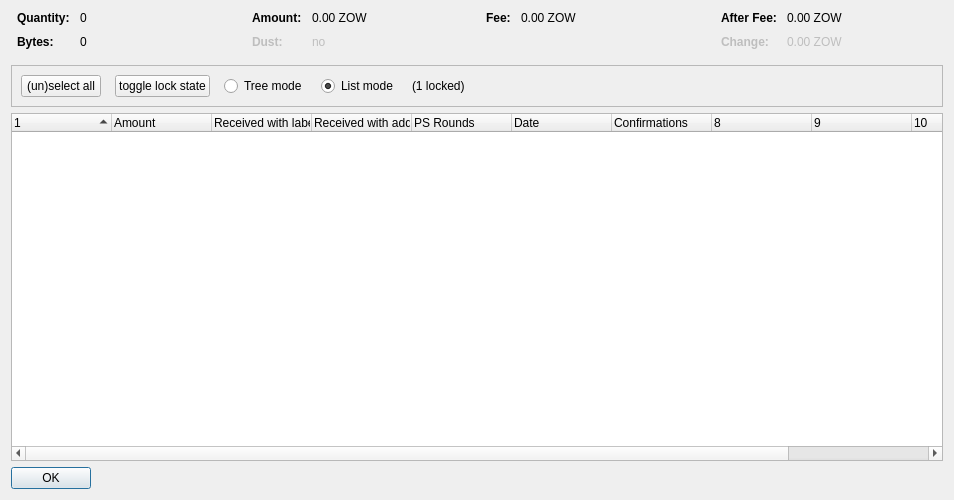
<?xml version="1.0" encoding="UTF-8"?>
<ui version="4.0">
 <class>CoinControlDialog</class>
 <widget class="QDialog" name="CoinControlDialog">
  <property name="geometry">
   <rect>
    <x>0</x>
    <y>0</y>
    <width>954</width>
    <height>500</height>
   </rect>
  </property>
  <property name="windowTitle">
   <string>Coin Selection</string>
  </property>
  <layout class="QVBoxLayout" name="verticalLayout">
   <item>
    <layout class="QHBoxLayout" name="horizontalLayoutTop" stretch="0,0,0,0">
     <property name="topMargin">
      <number>0</number>
     </property>
     <property name="bottomMargin">
      <number>10</number>
     </property>
     <item>
      <layout class="QFormLayout" name="formLayoutCoinControl1">
       <property name="horizontalSpacing">
        <number>10</number>
       </property>
       <property name="verticalSpacing">
        <number>10</number>
       </property>
       <property name="leftMargin">
        <number>6</number>
       </property>
       <property name="rightMargin">
        <number>6</number>
       </property>
       <item row="0" column="0">
        <widget class="QLabel" name="labelCoinControlQuantityText">
         <property name="font">
          <font>
           <weight>75</weight>
           <bold>true</bold>
          </font>
         </property>
         <property name="text">
          <string>Quantity:</string>
         </property>
        </widget>
       </item>
       <item row="0" column="1">
        <widget class="QLabel" name="labelCoinControlQuantity">
         <property name="cursor">
          <cursorShape>IBeamCursor</cursorShape>
         </property>
         <property name="contextMenuPolicy">
          <enum>Qt::ActionsContextMenu</enum>
         </property>
         <property name="text">
          <string notr="true">0</string>
         </property>
         <property name="textInteractionFlags">
          <set>Qt::LinksAccessibleByMouse|Qt::TextSelectableByKeyboard|Qt::TextSelectableByMouse</set>
         </property>
        </widget>
       </item>
       <item row="1" column="0">
        <widget class="QLabel" name="labelCoinControlBytesText">
         <property name="font">
          <font>
           <weight>75</weight>
           <bold>true</bold>
          </font>
         </property>
         <property name="text">
          <string>Bytes:</string>
         </property>
        </widget>
       </item>
       <item row="1" column="1">
        <widget class="QLabel" name="labelCoinControlBytes">
         <property name="cursor">
          <cursorShape>IBeamCursor</cursorShape>
         </property>
         <property name="contextMenuPolicy">
          <enum>Qt::ActionsContextMenu</enum>
         </property>
         <property name="text">
          <string notr="true">0</string>
         </property>
         <property name="textInteractionFlags">
          <set>Qt::LinksAccessibleByMouse|Qt::TextSelectableByKeyboard|Qt::TextSelectableByMouse</set>
         </property>
        </widget>
       </item>
      </layout>
     </item>
     <item>
      <layout class="QFormLayout" name="formLayoutCoinControl2">
       <property name="horizontalSpacing">
        <number>10</number>
       </property>
       <property name="verticalSpacing">
        <number>10</number>
       </property>
       <property name="leftMargin">
        <number>6</number>
       </property>
       <property name="rightMargin">
        <number>6</number>
       </property>
       <item row="0" column="0">
        <widget class="QLabel" name="labelCoinControlAmountText">
         <property name="font">
          <font>
           <weight>75</weight>
           <bold>true</bold>
          </font>
         </property>
         <property name="text">
          <string>Amount:</string>
         </property>
        </widget>
       </item>
       <item row="0" column="1">
        <widget class="QLabel" name="labelCoinControlAmount">
         <property name="cursor">
          <cursorShape>IBeamCursor</cursorShape>
         </property>
         <property name="contextMenuPolicy">
          <enum>Qt::ActionsContextMenu</enum>
         </property>
         <property name="text">
          <string notr="true">0.00 ZOW</string>
         </property>
         <property name="textInteractionFlags">
          <set>Qt::LinksAccessibleByMouse|Qt::TextSelectableByKeyboard|Qt::TextSelectableByMouse</set>
         </property>
        </widget>
       </item>
       <item row="1" column="0">
        <widget class="QLabel" name="labelCoinControlLowOutputText">
         <property name="enabled">
          <bool>false</bool>
         </property>
         <property name="font">
          <font>
           <weight>75</weight>
           <bold>true</bold>
          </font>
         </property>
         <property name="text">
          <string>Dust:</string>
         </property>
        </widget>
       </item>
       <item row="1" column="1">
        <widget class="QLabel" name="labelCoinControlLowOutput">
         <property name="enabled">
          <bool>false</bool>
         </property>
         <property name="cursor">
          <cursorShape>IBeamCursor</cursorShape>
         </property>
         <property name="contextMenuPolicy">
          <enum>Qt::ActionsContextMenu</enum>
         </property>
         <property name="text">
          <string notr="true">no</string>
         </property>
         <property name="textInteractionFlags">
          <set>Qt::LinksAccessibleByMouse|Qt::TextSelectableByKeyboard|Qt::TextSelectableByMouse</set>
         </property>
        </widget>
       </item>
      </layout>
     </item>
     <item>
      <layout class="QFormLayout" name="formLayoutCoinControl3">
       <property name="horizontalSpacing">
        <number>10</number>
       </property>
       <property name="verticalSpacing">
        <number>10</number>
       </property>
       <property name="leftMargin">
        <number>6</number>
       </property>
       <property name="rightMargin">
        <number>6</number>
       </property>
       <item row="0" column="0">
        <widget class="QLabel" name="labelCoinControlFeeText">
         <property name="font">
          <font>
           <weight>75</weight>
           <bold>true</bold>
          </font>
         </property>
         <property name="text">
          <string>Fee:</string>
         </property>
        </widget>
       </item>
       <item row="0" column="1">
        <widget class="QLabel" name="labelCoinControlFee">
         <property name="cursor">
          <cursorShape>IBeamCursor</cursorShape>
         </property>
         <property name="contextMenuPolicy">
          <enum>Qt::ActionsContextMenu</enum>
         </property>
         <property name="text">
          <string notr="true">0.00 ZOW</string>
         </property>
         <property name="textInteractionFlags">
          <set>Qt::LinksAccessibleByMouse|Qt::TextSelectableByKeyboard|Qt::TextSelectableByMouse</set>
         </property>
        </widget>
       </item>
      </layout>
     </item>
     <item>
      <layout class="QFormLayout" name="formLayoutCoinControl4">
       <property name="horizontalSpacing">
        <number>10</number>
       </property>
       <property name="verticalSpacing">
        <number>10</number>
       </property>
       <property name="leftMargin">
        <number>6</number>
       </property>
       <property name="rightMargin">
        <number>6</number>
       </property>
       <item row="0" column="0">
        <widget class="QLabel" name="labelCoinControlAfterFeeText">
         <property name="font">
          <font>
           <weight>75</weight>
           <bold>true</bold>
          </font>
         </property>
         <property name="text">
          <string>After Fee:</string>
         </property>
        </widget>
       </item>
       <item row="0" column="1">
        <widget class="QLabel" name="labelCoinControlAfterFee">
         <property name="cursor">
          <cursorShape>IBeamCursor</cursorShape>
         </property>
         <property name="contextMenuPolicy">
          <enum>Qt::ActionsContextMenu</enum>
         </property>
         <property name="text">
          <string notr="true">0.00 ZOW</string>
         </property>
         <property name="textInteractionFlags">
          <set>Qt::LinksAccessibleByMouse|Qt::TextSelectableByKeyboard|Qt::TextSelectableByMouse</set>
         </property>
        </widget>
       </item>
       <item row="1" column="0">
        <widget class="QLabel" name="labelCoinControlChangeText">
         <property name="enabled">
          <bool>false</bool>
         </property>
         <property name="font">
          <font>
           <weight>75</weight>
           <bold>true</bold>
          </font>
         </property>
         <property name="text">
          <string>Change:</string>
         </property>
        </widget>
       </item>
       <item row="1" column="1">
        <widget class="QLabel" name="labelCoinControlChange">
         <property name="enabled">
          <bool>false</bool>
         </property>
         <property name="cursor">
          <cursorShape>IBeamCursor</cursorShape>
         </property>
         <property name="contextMenuPolicy">
          <enum>Qt::ActionsContextMenu</enum>
         </property>
         <property name="text">
          <string notr="true">0.00 ZOW</string>
         </property>
         <property name="textInteractionFlags">
          <set>Qt::LinksAccessibleByMouse|Qt::TextSelectableByKeyboard|Qt::TextSelectableByMouse</set>
         </property>
        </widget>
       </item>
      </layout>
     </item>
    </layout>
   </item>
   <item>
    <widget class="QFrame" name="frame">
     <property name="minimumSize">
      <size>
       <width>0</width>
       <height>40</height>
      </size>
     </property>
     <property name="frameShape">
      <enum>QFrame::StyledPanel</enum>
     </property>
     <property name="frameShadow">
      <enum>QFrame::Sunken</enum>
     </property>
     <layout class="QHBoxLayout" name="horizontalLayout">
      <item>
       <layout class="QHBoxLayout" name="horizontalLayoutPanel" stretch="0,0,0,0,0,0">
        <property name="spacing">
         <number>14</number>
        </property>
        <item>
         <widget class="QPushButton" name="pushButtonSelectAll">
          <property name="sizePolicy">
           <sizepolicy hsizetype="Maximum" vsizetype="Fixed">
            <horstretch>0</horstretch>
            <verstretch>0</verstretch>
           </sizepolicy>
          </property>
          <property name="text">
           <string>(un)select all</string>
          </property>
          <property name="autoDefault">
           <bool>false</bool>
          </property>
         </widget>
        </item>
        <item>
         <widget class="QPushButton" name="pushButtonToggleLock">
          <property name="sizePolicy">
           <sizepolicy hsizetype="Maximum" vsizetype="Fixed">
            <horstretch>0</horstretch>
            <verstretch>0</verstretch>
           </sizepolicy>
          </property>
          <property name="text">
           <string>toggle lock state</string>
          </property>
          <property name="autoDefault">
           <bool>false</bool>
          </property>
         </widget>
        </item>
        <item>
         <widget class="QRadioButton" name="radioTreeMode">
          <property name="sizePolicy">
           <sizepolicy hsizetype="Maximum" vsizetype="Fixed">
            <horstretch>0</horstretch>
            <verstretch>0</verstretch>
           </sizepolicy>
          </property>
          <property name="text">
           <string>Tree mode</string>
          </property>
         </widget>
        </item>
        <item>
         <widget class="QRadioButton" name="radioListMode">
          <property name="sizePolicy">
           <sizepolicy hsizetype="Maximum" vsizetype="Fixed">
            <horstretch>0</horstretch>
            <verstretch>0</verstretch>
           </sizepolicy>
          </property>
          <property name="text">
           <string>List mode</string>
          </property>
          <property name="checked">
           <bool>true</bool>
          </property>
         </widget>
        </item>
        <item>
         <widget class="QLabel" name="labelLocked">
          <property name="text">
           <string>(1 locked)</string>
          </property>
         </widget>
        </item>
        <item>
         <spacer name="horizontalSpacer">
          <property name="orientation">
           <enum>Qt::Horizontal</enum>
          </property>
          <property name="sizeHint" stdset="0">
           <size>
            <width>40</width>
            <height>20</height>
           </size>
          </property>
         </spacer>
        </item>
       </layout>
      </item>
     </layout>
    </widget>
   </item>
   <item>
    <widget class="CoinControlTreeWidget" name="treeWidget">
     <property name="contextMenuPolicy">
      <enum>Qt::CustomContextMenu</enum>
     </property>
     <property name="sortingEnabled">
      <bool>false</bool>
     </property>
     <property name="columnCount">
      <number>11</number>
     </property>
     <attribute name="headerShowSortIndicator" stdset="0">
      <bool>true</bool>
     </attribute>
     <attribute name="headerStretchLastSection">
      <bool>false</bool>
     </attribute>
     <column>
      <property name="text">
       <string/>
      </property>
     </column>
     <column>
      <property name="text">
       <string>Amount</string>
      </property>
     </column>
     <column>
      <property name="text">
       <string>Received with label</string>
      </property>
     </column>
     <column>
      <property name="text">
       <string>Received with address</string>
      </property>
     </column>
     <column>
      <property name="text">
       <string>PS Rounds</string>
      </property>
     </column>
     <column>
      <property name="text">
       <string>Date</string>
      </property>
     </column>
     <column>
      <property name="text">
       <string>Confirmations</string>
      </property>
      <property name="toolTip">
       <string>Confirmed</string>
      </property>
     </column>
     <column>
      <property name="text">
       <string/>
      </property>
     </column>
     <column>
      <property name="text">
       <string/>
      </property>
     </column>
     <column>
      <property name="text">
       <string/>
      </property>
     </column>
     <column>
      <property name="text">
       <string/>
      </property>
     </column>
    </widget>
   </item>
   <item>
    <widget class="QDialogButtonBox" name="buttonBox">
     <property name="sizePolicy">
      <sizepolicy hsizetype="Maximum" vsizetype="Fixed">
       <horstretch>0</horstretch>
       <verstretch>0</verstretch>
      </sizepolicy>
     </property>
     <property name="orientation">
      <enum>Qt::Horizontal</enum>
     </property>
     <property name="standardButtons">
      <set>QDialogButtonBox::Ok</set>
     </property>
    </widget>
   </item>
  </layout>
 </widget>
 <customwidgets>
  <customwidget>
   <class>CoinControlTreeWidget</class>
   <extends>QTreeWidget</extends>
   <header>coincontroltreewidget.h</header>
  </customwidget>
 </customwidgets>
 <resources/>
 <connections/>
</ui>
